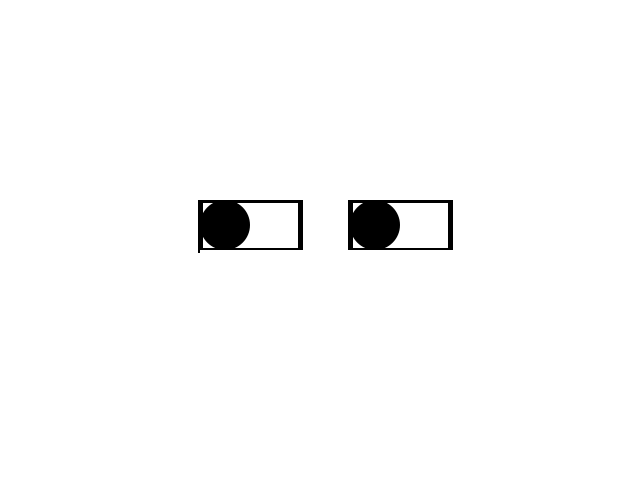
Frame 1 (no input)
Frame 60 (the mouse pressed at the canvas centre just before this capture): identical to frame 1, image omitted
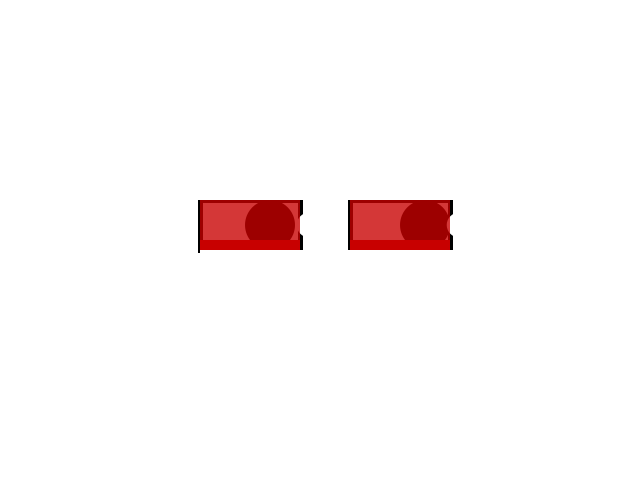
Frame 120 (the mouse held since frame 60 and released just before this capture)

The Processing sketch that drew these frames (run headless with seeded random() and noise(); from frame 60 on, the mouse is pressed at the canvas centre):

// Processing sketch: processing_13453
// ── processing_13453.pde

void setup ()
{
  size (640,480);
  smooth();
  
}

void draw()

{
  background (255);
 
 stroke(0);
strokeWeight(5); 
  rect(200,200,100,50);
  rect(350,200,100,50);
  
  noStroke();
  
   if (mouseX <= 200)
  {fill(0);
  ellipse(225+ mouseX/3.8,225,50,50);
  ellipse(375+ mouseX/3.8,225,50,50);
  }
 else if (mouseX >200)
 {fill(0);
 ellipse(270,225,50,50);
 ellipse(425,225,50,50);
 }
 

  
  
   if (mousePressed == true)
   {fill(255);
  ellipse(225+ mouseX/3.8,225,25,25);
  ellipse(375+ mouseX/3.8,225,25,25);
  }
 else if (mouseX >200)
 {fill(255);
 ellipse(270,225,25,25);
 ellipse(425,225,25,25);
 }
  
    if (mouseY <= 300);
    {
      fill (200,0,0);
      rect(200,mouseY,100,50);
    }
    
         if (mouseY <= 300);
    {
      fill (200,0,0);
      rect(350,mouseY,100,50);
    }
 

 
  if (mouseY > 200)
  {fill (200,0,0,200);
  rect (200,200,100,50);
  }
  
  

 
  if (mouseY > 200)
  {fill (200,0,0,200);
  rect (350,200,100,50);
  }
//  if (mouseY > 200)
// 
//    
//    {fill (255,0,0,200);
//    rect (200,(mouseY), 100, 50);
//    }
//    
//    
//    



 
    if (mouseY >= 250);
    {
      fill(255);
      rect(200,250,width,500);
    }
     fill (255);
rect (0,0,width,200); 
  
}
